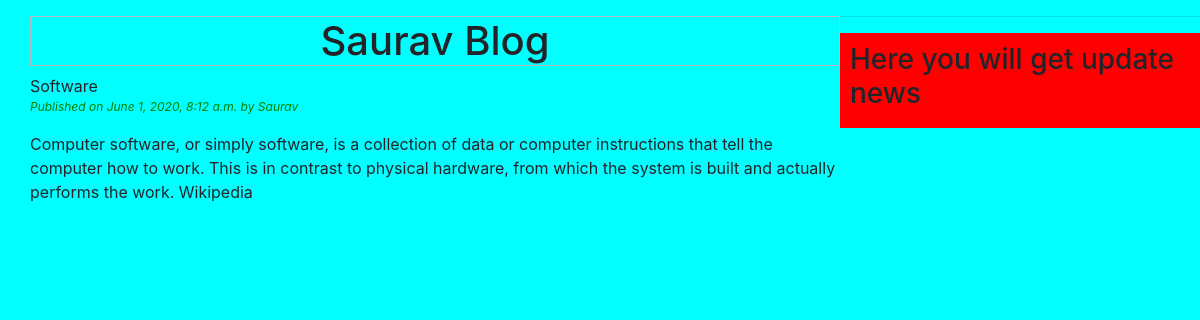
The page /5 on the database its author committed.
### blog/models.py (models this page shows, shortened)
class Post(models.Model):
	STATUS_CHOICES =(('draft','Draft'),('published','Published'))
	title = models.CharField(max_length=80)
	slug = models.SlugField(max_length=264,unique_for_date = 'publish')
	author = models.ForeignKey(User, related_name= 'blog_post',on_delete= models.CASCADE)
	body = models.TextField()
	publish = models.DateTimeField(default = timezone.now)
	created = models.DateTimeField(auto_now_add = True)
	updated = models.DateTimeField(auto_now = True)
	status = models.CharField(max_length = 10, choices =STATUS_CHOICES,default='draft')
	class Meta:
		ordering = ('-publish',)

### blog/views.py (the view)
# urls.py: path('<int:pk>', views.post_detail_view.as_view(), name = 'detail'),
class post_detail_view(DetailView):
	model = Post
	template_name ='blog/post_detail.html'
	context_object_name = 'post'

### templates/blog/post_detail.html (shortened to what this page needs)
{% extends 'blog/base.html' %}
{% block content %}
{{ post.title }}
<p id="date">Published on {{post.publish}} by {{post.author|title}}<p>
		{{post.body|linebreaks}}
{% endblock %}

### static/blog/css/blog.css (style rules this page uses)
body { background: cyan; }
#date { color:green; font-style: italic; font-size: 12px; }

### rows shown on the page
Post: title "Software", publish "June 1, 2020, 8:12 a.m.", author "Saurav", body "Computer software, or simply software, is a collection of data or computer instructions that tell the computer how to work. This is in contrast to physical hardware, from which the system is built and actually performs the work. Wikipedia"
